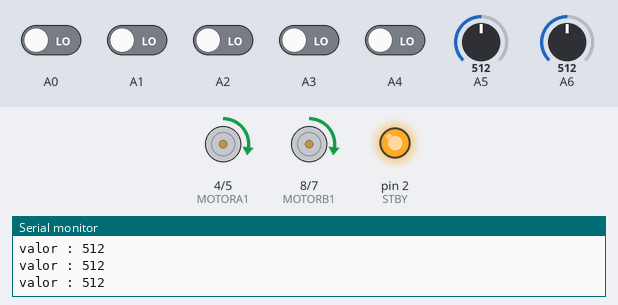
The sketch below on a simulated Arduino Nano, built with avr-gcc and run on an emulated ATmega328P. Shown: motor-driver pin pairs drawn as motors (green arrow = first pin HIGH = forward, orange = second pin HIGH = backward, longer = more drive, scaled by the enable pin, stopped while the standby pin is LOW), output pins drawn as LEDs (lit = HIGH), the last lines printed to the serial monitor. The test bench sets the inputs (shaded band); at power-on: A0–4 LOW, A5 = 512, A6 = 512.

Above: at 1.2 s.
1.3 s: A5 set to 498
4.3 s: A5 set to 476
At 4.42 s:
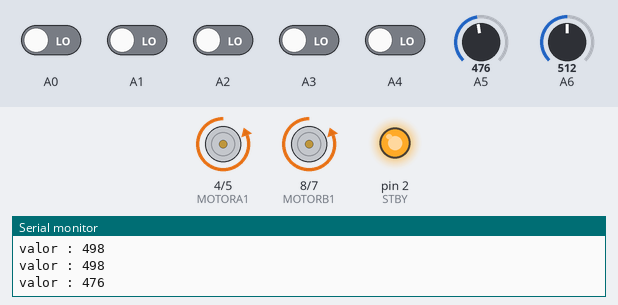
7.3 s: A6 set to 480
At 7.57 s:
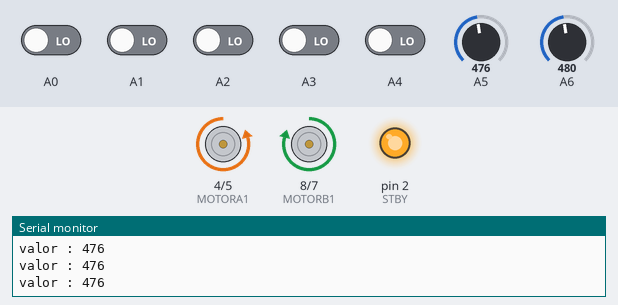
10.3 s: A6 set to 500
13.3 s: A6 set to 306
At 14.42 s:
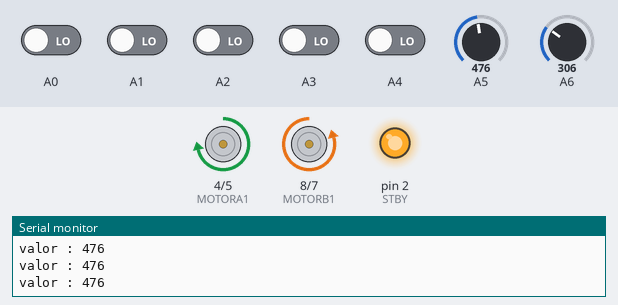
Timing chart, 0 to 17.3 s (numbered marks = the images above; inputs shaded):
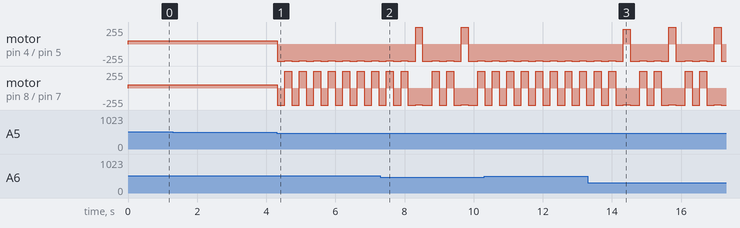

Measured:
- the behaviour switches between 490 and 489 on A5 (found by bisection; images 0 and 1)
- after the input at 4.3 s, motor on pin 4 (MOTORA1) / pin 5 (MOTORA2): alternates backward 255/255 for 0.22 s and backward 250/255 for 0.20 s, starting at once; motor on pin 8 (MOTORB1) / pin 7 (MOTORB2): alternates backward 255/255 for 0.22 s and forward 250/255 for 0.20 s, starting at once

The sketch:

robot_sin_salirse.ino
```cpp
// Control Motores
int PWMA = 3;
int PWMB = 11;
//Motores
int MOTORA1 = 4;
int MOTORA2 = 5;
int MOTORB1 = 8;
int MOTORB2 = 7;
int STBY = 2;
void setup()
{
  Serial.begin(9600);
  pinMode(MOTORA1, OUTPUT);
  pinMode(MOTORA2, OUTPUT);
  pinMode(MOTORB1, OUTPUT);
  pinMode(MOTORB2, OUTPUT);
  pinMode(STBY, OUTPUT);
  pinMode(PWMA, OUTPUT);
  pinMode(PWMB, OUTPUT);
  digitalWrite(STBY, 1);
}
void loop()
{
  int sensorEI = digitalRead(A0);
  int sensorC = digitalRead(A1);//
  int sensorLI = digitalRead(A2);//
  int sensorED = digitalRead(A3);//
  int sensorLD = digitalRead(A4);//
  int sensorlineaD = analogRead(A5);
  int sensorlineaI = analogRead(A6);
  Serial.print("valor : ");
  Serial.println(sensorlineaD);
  avanzar();
  if ( sensorlineaD < 490){
    retroceder();
    delay(220);
    giroI();
    delay(200);
  }
  if ( sensorlineaI < 490){
    retroceder();
    delay(220);
    giroD();
    delay(200);
  }
  if ( sensorlineaD < 490  && sensorlineaI  < 490){
    retroceder();
    delay(280);
    giroI();
    delay(200);
  }

}


void giroD()
{
  digitalWrite(MOTORB1, 0);
  digitalWrite(MOTORB2, 1);
  analogWrite(PWMB  , 220);
  digitalWrite(MOTORA1, 1);
  digitalWrite(MOTORA2, 0 );
  analogWrite(PWMA, 220);
}

void giroI()
{
  digitalWrite(MOTORB1, 1);
  digitalWrite(MOTORB2, 0);
  analogWrite(PWMB  , 250);
  digitalWrite(MOTORA1, 0);
  digitalWrite(MOTORA2, 1);
  analogWrite(PWMA, 250);
}

void avanzar()
{
  digitalWrite(MOTORB1, 1);
  digitalWrite(MOTORB2, 0);
  analogWrite(PWMB  , 50);
  digitalWrite(MOTORA1, 1);
  digitalWrite(MOTORA2, 0);
  analogWrite(PWMA, 50);
}
void alto()
{
  digitalWrite(MOTORB1, 1);
  digitalWrite(MOTORB2, 0);
  analogWrite(PWMB  , 0);
  digitalWrite(MOTORA1, 1);
  digitalWrite(MOTORA2, 0);
  analogWrite(PWMA, 0);
}
void retroceder()
{
  digitalWrite(MOTORB1, 0);
  digitalWrite(MOTORB2, 1);
  analogWrite(PWMB  , 255);
  digitalWrite(MOTORA1, 0);
  digitalWrite(MOTORA2, 1);
  analogWrite(PWMA, 255);
}
```
